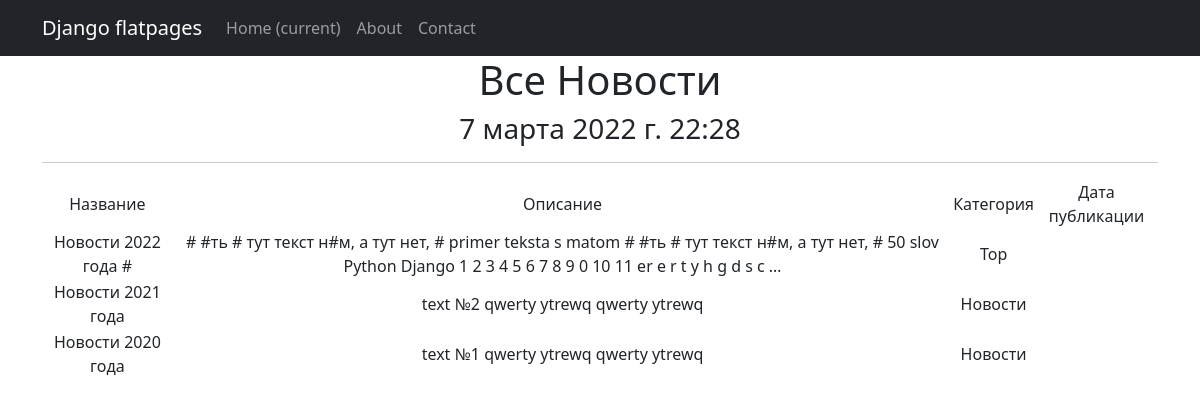
Before: /news/ with the older database file.
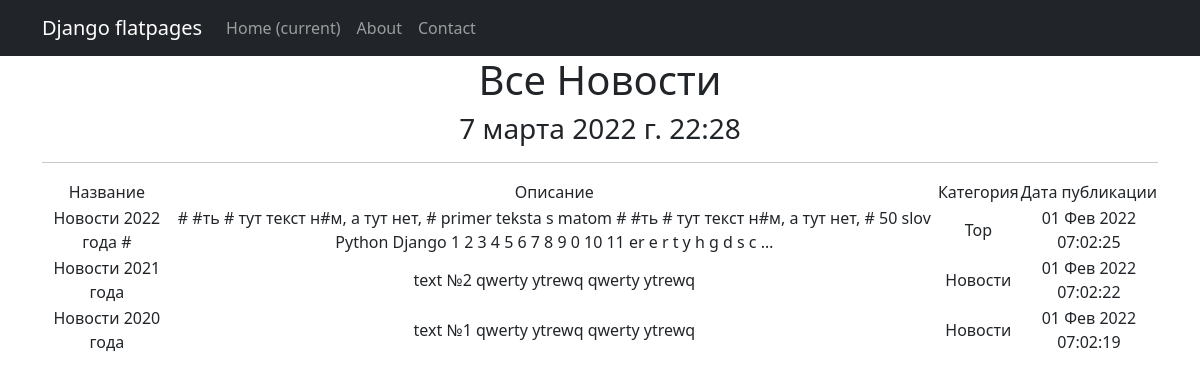
After: the same page with the newer database file.
### news/models.py (models this page shows, shortened)
class Post(models.Model):
    name = models.CharField(
        max_length=50,
        unique=True,  # названия товаров не должны повторяться
    )
    description = models.TextField()
    time = models.DateTimeField(auto_now=True, auto_now_add=False)
    """quantity = models.IntegerField(
       validators=[MinValueValidator(0)],
    )"""
    category = models.ForeignKey(
        to='Category',
        on_delete=models.CASCADE,
        related_name='news',  # все продукты в категории будут доступны через поле products
    )

class Category(models.Model):
    name = models.CharField(max_length=100, unique=True)  # названия категорий тоже не должны повторяться

### news/views.py (the view)
# urls.py: path('', PostList.as_view()),# т. к. сам по себе это класс, то нам надо представить этот класс в виде view. Для этого вызываем метод as_view
class PostList(ListView):
    model = Post  # указываем модель, объекты которой мы будем выводить
    template_name = 'news.html'  # указываем имя шаблона, где будет лежать HTML, в котором будут все инструкции о том, как именно пользователю должны вывестись наши объекты
    context_object_name = 'news'  # это имя списка, в котором будут лежать все объекты, его надо указать, чтобы обратиться к самому списку объектов через HTML-шаблон
    queryset = Post.objects.order_by('-id')  # настроили пораметр отображения более новый продукт
    def get_context_data(self, **kwargs):
        context = super().get_context_data(**kwargs)
        context['time_now'] = datetime.utcnow()  # добавим переменную текущей даты time_now
        context['value1'] = None  # добавим ещё одну пустую переменную, чтобы на её примере посмотреть работу другого фильтра
        return context

### news/templatetags/custom_filters.py (called while the page is built)
@register.filter(name='censor')
def censor(value):
    if isinstance(value, str):
        list = ['ух', 'ор', 'ах', 'ай', 'бля', 'сука', 'хуй', 'дебил', ] # Список нецензурных слов
        for A in list:
            value = value.replace(A, '#') # Замена совпадений подстроки на @!#%
        return str(value)
    else:
        raise ValueError(f'Нельзя преобразовать {type(value)}')

### templates/news.html (shortened to what this page needs)
{% extends 'flatpages/default.html' %}
{% load custom_filters %}
{% block content %}
    <h1>Все Новости</h1>
    <h3>{{ time_now }}</h3>
    <hr>
    {% if news %}
        <table>
            <tr>
                <td>
                    Название
                </td>
                <td>
                    Описание
                </td>
                <td>
                    Категория
                </td>
                <td>
                    Дата публикации
                </td>
            </tr>
        {% for post in news %}
            <tr>
                <td>
                    {{ post.name|censor }}
                </td>
                <td>
                    {{ post.description|truncatewords:50|censor }}
                </td>
                <td>
                    {{ post.category.name }}
                </td>
                <td>
                    {{ post.time|date:'d M Y h:m:s' }}
                </td>
            </tr>
        {% endfor %}
        </table>
    {% else %}
        <h2>Новостей нет!</h2>
    {% endif %}
{% endblock content %}

Changed rows visible on the page:
changed Post "Top": time (not shown) → "01 Фев 2022 07:02:25"
changed Post "text №2 qwerty ytrewq qwerty ytrewq": time (not shown) → "01 Фев 2022 07:02:22"
changed Post "text №1 qwerty ytrewq qwerty ytrewq": time (not shown) → "01 Фев 2022 07:02:19"
